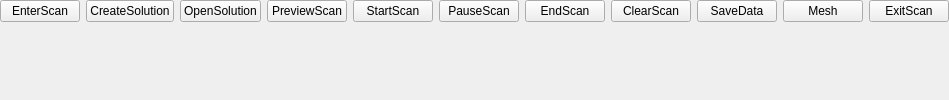
           <widget class="QWidget" name="page_2">
            <layout class="QVBoxLayout" name="verticalLayout_4">
             <property name="leftMargin">
              <number>0</number>
             </property>
             <property name="topMargin">
              <number>0</number>
             </property>
             <property name="rightMargin">
              <number>0</number>
             </property>
             <property name="bottomMargin">
              <number>0</number>
             </property>
             <item>
              <layout class="QHBoxLayout" name="horizontalLayout_6">
               <item>
                <widget class="QPushButton" name="enterScanBtn">
                 <property name="text">
                  <string>EnterScan</string>
                 </property>
                </widget>
               </item>
               <item>
                <widget class="QPushButton" name="createSolutionBtn">
                 <property name="text">
                  <string>CreateSolution</string>
                 </property>
                </widget>
               </item>
               <item>
                <widget class="QPushButton" name="openSolutionBtn">
                 <property name="text">
                  <string>OpenSolution</string>
                 </property>
                </widget>
               </item>
               <item>
                <widget class="QPushButton" name="previewScanBtn">
                 <property name="text">
                  <string>PreviewScan</string>
                 </property>
                 <property name="checkable">
                  <bool>false</bool>
                 </property>
                 <property name="checked">
                  <bool>false</bool>
                 </property>
                 <property name="autoExclusive">
                  <bool>false</bool>
                 </property>
                </widget>
               </item>
               <item>
                <widget class="QPushButton" name="startScanBtn">
                 <property name="text">
                  <string>StartScan</string>
                 </property>
                 <property name="checkable">
                  <bool>false</bool>
                 </property>
                 <property name="autoExclusive">
                  <bool>false</bool>
                 </property>
                </widget>
               </item>
               <item>
                <widget class="QPushButton" name="pauseScanBtn">
                 <property name="text">
                  <string>PauseScan</string>
                 </property>
                 <property name="checkable">
                  <bool>false</bool>
                 </property>
                 <property name="autoExclusive">
                  <bool>false</bool>
                 </property>
                </widget>
               </item>
               <item>
                <widget class="QPushButton" name="endScanBtn">
                 <property name="text">
                  <string>EndScan</string>
                 </property>
                </widget>
               </item>
               <item>
                <widget class="QPushButton" name="clearScanBtn">
                 <property name="text">
                  <string>ClearScan</string>
                 </property>
                </widget>
               </item>
               <item>
                <widget class="QPushButton" name="saveBtn">
                 <property name="text">
                  <string>SaveData</string>
                 </property>
                </widget>
               </item>
               <item>
                <widget class="QPushButton" name="meshBtn">
                 <property name="text">
                  <string>Mesh</string>
                 </property>
                </widget>
               </item>
               <item>
                <widget class="QPushButton" name="exitScanBtn">
                 <property name="text">
                  <string>ExitScan</string>
                 </property>
                </widget>
               </item>
              </layout>
             </item>
             <item>
              <spacer name="verticalSpacer">
               <property name="orientation">
                <enum>Qt::Vertical</enum>
               </property>
               <property name="sizeHint" stdset="0">
                <size>
                 <width>20</width>
                 <height>53</height>
                </size>
               </property>
              </spacer>
             </item>
            </layout>
           </widget>
